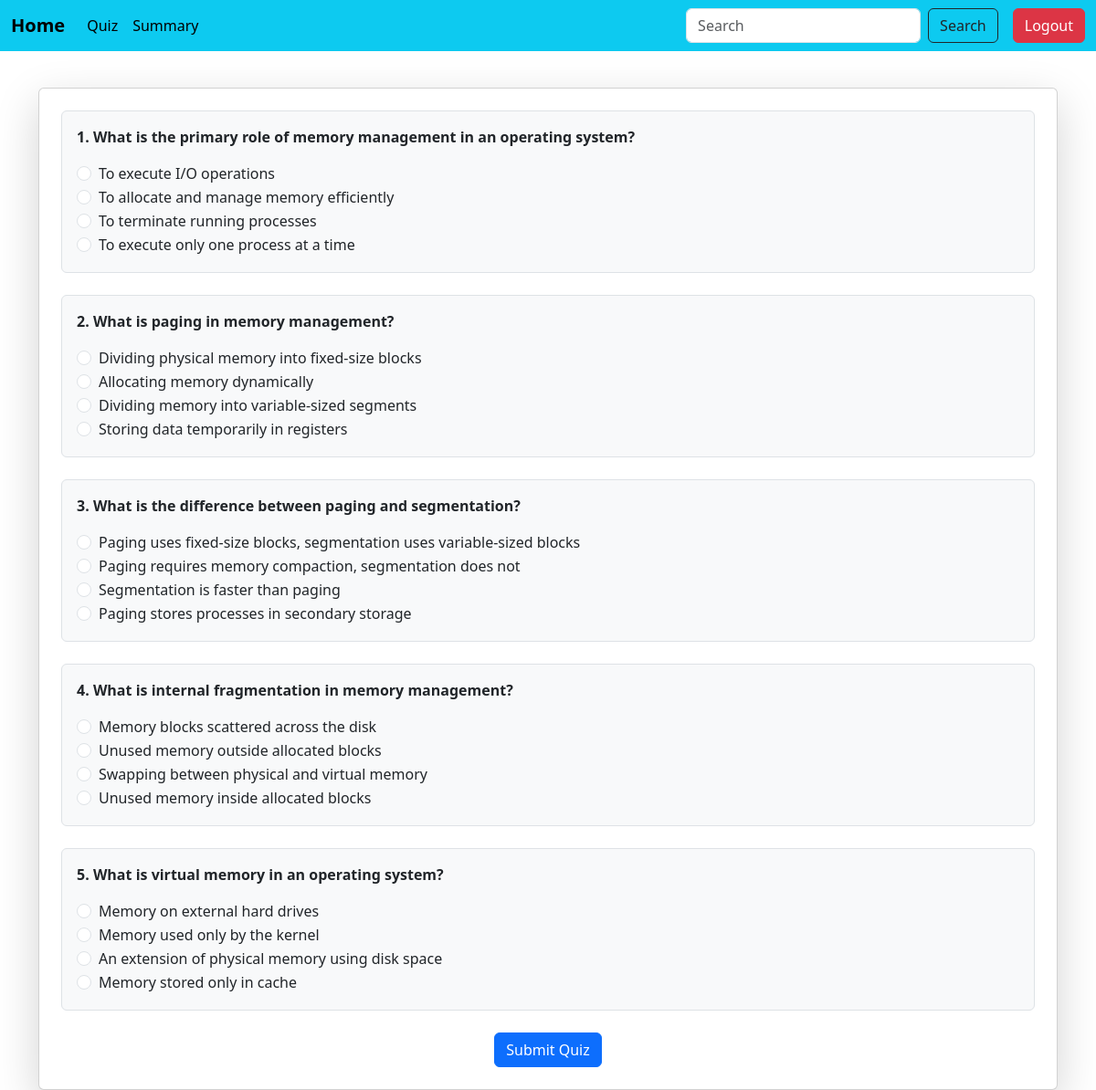
The app's page /start_quiz/s3c2q1 with its own data.
### models.py (models this page shows)
class Question(db.Model):
    __tablename__='question'
    id=db.Column(db.String(50),primary_key=True)
    quiz_id=db.Column(db.String(100),db.ForeignKey('quiz.id'),nullable=False)
    que=db.Column(db.Text,nullable=False)
    o_a=db.Column(db.String(300),nullable=False)
    o_b=db.Column(db.String(300),nullable=False)
    o_c=db.Column(db.String(300),nullable=False)
    o_d=db.Column(db.String(300),nullable=False)
    correct_o=db.Column(db.String(1),nullable=False)
    quiz=db.relationship('Quiz',backref=db.backref('questions',cascade="all,delete-orphan"))

### app.py (the view)
@app.route('/start_quiz/<quiz_id>')
def start_quiz(quiz_id):
    quiz =Quiz.query.get(quiz_id)
    questions=Question.query.filter_by(quiz_id=quiz_id).all()
    return render_template("start_quiz.html",quiz=quiz,questions=questions)

### templates/start_quiz.html (shortened to what this page needs)
{% include 'student_sidebar.html'%}
{%block content%}
<div class="container mt-5">
    <div class="card p-4 shadow-lg rounded">
        <form method="POST" action="{{url_for('submit_quiz',quiz_id=quiz.id)}}">
            {%for question in questions%}
            <div class="question mb-4 p-3 border rounded bg-light">
                <p class="fw-bold text-dark">{{loop.index}}. {{question.que}}</p>
                <div class="form-check">
                    <input class="form-check-input" type="radio" name="{{question.id}}" value="A" id="q{{question.id}}">
                    <label class="form-check-label"for="q{{question.id}}A">{{question.o_a}}</label>
                </div>
                <div class="form-check">
                    <input class="form-check-input" type="radio" name="{{question.id}}" value="B" id="q{{question.id}}">
                    <label class="form-check-label"for="q{{question.id}}B">{{question.o_b}}</label>
                </div>
                <div class="form-check">
                    <input class="form-check-input" type="radio" name="{{question.id}}" value="C" id="q{{question.id}}">
                    <label class="form-check-label"for="q{{question.id}}C">{{question.o_c}}</label>
                </div>
                <div class="form-check">
                    <input class="form-check-input" type="radio" name="{{question.id}}" value="D" id="q{{question.id}}">
                    <label class="form-check-label"for="q{{question.id}}D">{{question.o_d}}</label>
                </div>
            </div>
            {%endfor%}
            <div class="text-center">
                <button type="submit"class="btn btn-primary">Submit Quiz</button>
            </div>
        </form>
    </div>
</div>
{%endblock%}

### records on screen
Question: que "What is the primary role of memory management in an operating system?", o_a "To execute I/O operations", o_b "To allocate and manage memory efficiently", o_c "To terminate running processes", o_d "To execute only one process at a time"
Question: que "What is paging in memory management?", o_a "Dividing physical memory into fixed-size blocks", o_b "Allocating memory dynamically", o_c "Dividing memory into variable-sized segments", o_d "Storing data temporarily in registers"
Question: que "What is the difference between paging and segmentation?", o_a "Paging uses fixed-size blocks, segmentation uses variable-sized blocks", o_b "Paging requires memory compaction, segmentation does not", o_c "Segmentation is faster than paging", o_d "Paging stores processes in secondary storage"
Question: que "What is internal fragmentation in memory management?", o_a "Memory blocks scattered across the disk", o_b "Unused memory outside allocated blocks", o_c "Swapping between physical and virtual memory", o_d "Unused memory inside allocated blocks"
Question: que "What is virtual memory in an operating system?", o_a "Memory on external hard drives", o_b "Memory used only by the kernel", o_c "An extension of physical memory using disk space", o_d "Memory stored only in cache"
